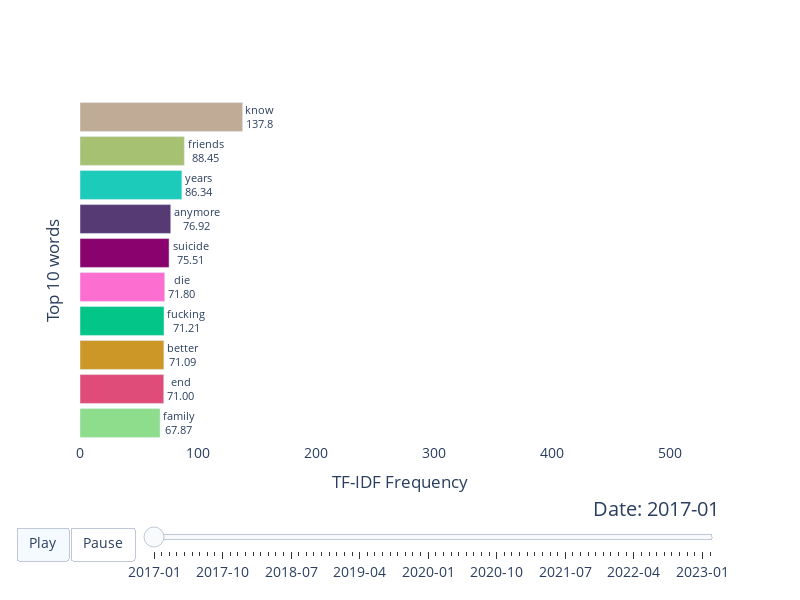

Notebook cell for this chart:
### Code cell
from raceplotly.plots import barplot
fig = barplot(df_group_transpose, item_column="word", value_column="count", time_column="date", top_entries=10)
fg = fig.plot(item_label = 'Top 10 words', value_label = 'TF-IDF Frequency', frame_duration = 800)
fg.update_layout(width=800, height=600)

### Figure 1 — Plotly figure (JSON) as saved in the notebook; plotly's stock layout.template omitted (floating-point values rounded to 4 significant figures)
{"data": [{"cliponaxis": false, "hoverinfo": "all", "marker": {"color": ["rgb(142, 221, 141)", "rgb(223, 76, 121)", "rgb(204, 151, 38)", "rgb(4, 197, 136)", "rgb(253, 110, 209)", "rgb(137, 2, 109)", "rgb(86, 58, 116)", "rgb(28, 203, 186)", "rgb(167, 193, 115)", "rgb(192, 171, 150)"]}, "orientation": "h", "textangle": 0, "textposition": "outside", "texttemplate": "%{y}<br>%{x:.4s}", "type": "bar", "x": [67.87, 71.0, 71.09, 71.21, 71.8, 75.51, 76.92, 86.34, 88.45, 137.8], "y": ["family", "end", "better", "fucking", "die", "suicide", "anymore", "years", "friends", "know"]}], "layout": {"bargap": 0.15, "font": {"size": 14}, "height": 600, "plot_bgcolor": "#FFFFFF", "sliders": [{"active": 0, "currentvalue": {"font": {"size": 20}, "prefix": "Date: ", "visible": true, "xanchor": "right"}, "len": 0.9, "pad": {"b": 10, "t": 50}, "steps": [{"args": [["2017-01"], {"frame": {"duration": 800, "redraw": false}, "mode": "immediate", "transition": {"duration": 800}}], "label": "2017-01", "method": "animate"}, {"args": [["2017-02"], {"frame": {"duration": 800, "redraw": false}, "mode": "immediate", "transition": {"duration": 800}}], "label": "2017-02", "method": "animate"}, {"args": [["2017-03"], {"frame": {"duration": 800, "redraw": false}, "mode": "immediate", "transition": {"duration": 800}}], "label": "2017-03", "method": "animate"}, {"args": [["2017-04"], {"frame": {"duration": 800, "redraw": false}, "mode": "immediate", "transition": {"duration": 800}}], "label": "2017-04", "method": "animate"}, {"args": [["2017-05"], {"frame": {"duration": 800, "redraw": false}, "mode": "immediate", "transition": {"duration": 800}}], "label": "2017-05", "method": "animate"}, {"args": [["2017-06"], {"frame": {"duration": 800, "redraw": false}, "mode": "immediate", "transition": {"duration": 800}}], "label": "2017-06", "method": "animate"}, {"args": [["2017-07"], {"frame": {"duration": 800, "redraw": false}, "mode": "immediate", "transition": {"duration": 800}}], "label": "2017-07", "method": "animate"}, {"args": [["2017-08"], {"frame": {"duration": 800, "redraw": false}, "mode": "immediate", "transition": {"duration": 800}}], "label": "2017-08", "method": "animate"}, {"args": [["2017-09"], {"frame": {"duration": 800, "redraw": false}, "mode": "immediate", "transition": {"duration": 800}}], "label": "2017-09", "method": "animate"}, {"args": [["2017-10"], {"frame": {"duration": 800, "redraw": false}, "mode": "immediate", "transition": {"duration": 800}}], "label": "2017-10", "method": "animate"}, {"args": [["2017-11"], {"frame": {"duration": 800, "redraw": false}, "mode": "immediate", "transition": {"duration": 800}}], "label": "2017-11", "method": "animate"}, {"args": [["2017-12"], {"frame": {"duration": 800, "redraw": false}, "mode": "immediate", "transition": {"duration": 800}}], "label": "2017-12", "method": "animate"}, {"args": [["2018-01"], {"frame": {"duration": 800, "redraw": false}, "mode": "immediate", "transition": {"duration": 800}}], "label": "2018-01", "method": "animate"}, {"args": [["2018-02"], {"frame": {"duration": 800, "redraw": false}, "mode": "immediate", "transition": {"duration": 800}}], "label": "2018-02", "method": "animate"}, {"args": [["2018-03"], {"frame": {"duration": 800, "redraw": false}, "mode": "immediate", "transition": {"duration": 800}}], "label": "2018-03", "method": "animate"}, {"args": [["2018-04"], {"frame": {"duration": 800, "redraw": false}, "mode": "immediate", "transition": {"duration": 800}}], "label": "2018-04", "method": "animate"}, {"args": [["2018-05"], {"frame": {"duration": 800, "redraw": false}, "mode": "immediate", "transition": {"duration": 800}}], "label": "2018-05", "method": "animate"}, {"args": [["2018-06"], {"frame": {"duration": 800, "redraw": false}, "mode": "immediate", "transition": {"duration": 800}}], "label": "2018-06", "method": "animate"}, {"args": [["2018-07"], {"frame": {"duration": 800, "redraw": false}, "mode": "immediate", "transition": {"duration": 800}}], "label": "2018-07", "method": "animate"}, {"args": [["2018-08"], {"frame": {"duration": 800, "redraw": false}, "mode": "immediate", "transition": {"duration": 800}}], "label": "2018-08", "method": "animate"}, {"args": [["2018-09"], {"frame": {"duration": 800, "redraw": false}, "mode": "immediate", "transition": {"duration": 800}}], "label": "2018-09", "method": "animate"}, {"args": [["2018-10"], {"frame": {"duration": 800, "redraw": false}, "mode": "immediate", "transition": {"duration": 800}}], "label": "2018-10", "method": "animate"}, {"args": [["2018-11"], {"frame": {"duration": 800, "redraw": false}, "mode": "immediate", "transition": {"duration": 800}}], "label": "2018-11", "method": "animate"}, {"args": [["2018-12"], {"frame": {"duration": 800, "redraw": false}, "mode": "immediate", "transition": {"duration": 800}}], "label": "2018-12", "method": "animate"}, {"args": [["2019-01"], {"frame": {"duration": 800, "redraw": false}, "mode": "immediate", "transition": {"duration": 800}}], "label": "2019-01", "method": "animate"}, {"args": [["2019-02"], {"frame": {"duration": 800, "redraw": false}, "mode": "immediate", "transition": {"duration": 800}}], "label": "2019-02", "method": "animate"}, {"args": [["2019-03"], {"frame": {"duration": 800, "redraw": false}, "mode": "immediate", "transition": {"duration": 800}}], "label": "2019-03", "method": "animate"}, {"args": [["2019-04"], {"frame": {"duration": 800, "redraw": false}, "mode": "immediate", "transition": {"duration": 800}}], "label": "2019-04", "method": "animate"}, {"args": [["2019-05"], {"frame": {"duration": 800, "redraw": false}, "mode": "immediate", "transition": {"duration": 800}}], "label": "2019-05", "method": "animate"}, {"args": [["2019-06"], {"frame": {"duration": 800, "redraw": false}, "mode": "immediate", "transition": {"duration": 800}}], "label": "2019-06", "method": "animate"}, {"args": [["2019-07"], {"frame": {"duration": 800, "redraw": false}, "mode": "immediate", "transition": {"duration": 800}}], "label": "2019-07", "method": "animate"}, {"args": [["2019-08"], {"frame": {"duration": 800, "redraw": false}, "mode": "immediate", "transition": {"duration": 800}}], "label": "2019-08", "method": "animate"}, {"args": [["2019-09"], {"frame": {"duration": 800, "redraw": false}, "mode": "immediate", "transition": {"duration": 800}}], "label": "2019-09", "method": "animate"}, {"args": [["2019-10"], {"frame": {"duration": 800, "redraw": false}, "mode": "immediate", "transition": {"duration": 800}}], "label": "2019-10", "method": "animate"}, {"args": [["2019-11"], {"frame": {"duration": 800, "redraw": false}, "mode": "immediate", "transition": {"duration": 800}}], "label": "2019-11", "method": "animate"}, {"args": [["2019-12"], {"frame": {"duration": 800, "redraw": false}, "mode": "immediate", "transition": {"duration": 800}}], "label": "2019-12", "method": "animate"}, {"args": [["2020-01"], {"frame": {"duration": 800, "redraw": false}, "mode": "immediate", "transition": {"duration": 800}}], "label": "2020-01", "method": "animate"}, {"args": [["2020-02"], {"frame": {"duration": 800, "redraw": false}, "mode": "immediate", "transition": {"duration": 800}}], "label": "2020-02", "method": "animate"}, {"args": [["2020-03"], {"frame": {"duration": 800, "redraw": false}, "mode": "immediate", "transition": {"duration": 800}}], "label": "2020-03", "method": "animate"}, {"args": [["2020-04"], {"frame": {"duration": 800, "redraw": false}, "mode": "immediate", "transition": {"duration": 800}}], "label": "2020-04", "method": "animate"}, {"args": [["2020-05"], {"frame": {"duration": 800, "redraw": false}, "mode": "immediate", "transition": {"duration": 800}}], "label": "2020-05", "method": "animate"}, {"args": [["2020-06"], {"frame": {"duration": 800, "redraw": false}, "mode": "immediate", "transition": {"duration": 800}}], "label": "2020-06", "method": "animate"}, {"args": [["2020-07"], {"frame": {"duration": 800, "redraw": false}, "mode": "immediate", "transition": {"duration": 800}}], "label": "2020-07", "method": "animate"}, {"args": [["2020-08"], {"frame": {"duration": 800, "redraw": false}, "mode": "immediate", "transition": {"duration": 800}}], "label": "2020-08", "method": "animate"}, {"args": [["2020-09"], {"frame": {"duration": 800, "redraw": false}, "mode": "immediate", "transition": {"duration": 800}}], "label": "2020-09", "method": "animate"}, {"args": [["2020-10"], {"frame": {"duration": 800, "redraw": false}, "mode": "immediate", "transition": {"duration": 800}}], "label": "2020-10", "method": "animate"}, {"args": [["2020-11"], {"frame": {"duration": 800, "redraw": false}, "mode": "immediate", "transition": {"duration": 800}}], "label": "2020-11", "method": "animate"}, {"args": [["2020-12"], {"frame": {"duration": 800, "redraw": false}, "mode": "immediate", "transition": {"duration": 800}}], "label": "2020-12", "method": "animate"}, {"args": [["2021-01"], {"frame": {"duration": 800, "redraw": false}, "mode": "immediate", "transition": {"duration": 800}}], "label": "2021-01", "method": "animate"}, {"args": [["2021-02"], {"frame": {"duration": 800, "redraw": false}, "mode": "immediate", "transition": {"duration": 800}}], "label": "2021-02", "method": "animate"}, {"args": [["2021-03"], {"frame": {"duration": 800, "redraw": false}, "mode": "immediate", "transition": {"duration": 800}}], "label": "2021-03", "method": "animate"}, {"args": [["2021-04"], {"frame": {"duration": 800, "redraw": false}, "mode": "immediate", "transition": {"duration": 800}}], "label": "2021-04", "method": "animate"}, {"args": [["2021-05"], {"frame": {"duration": 800, "redraw": false}, "mode": "immediate", "transition": {"duration": 800}}], "label": "2021-05", "method": "animate"}, {"args": [["2021-06"], {"frame": {"duration": 800, "redraw": false}, "mode": "immediate", "transition": {"duration": 800}}], "label": "2021-06", "method": "animate"}, {"args": [["2021-07"], {"frame": {"duration": 800, "redraw": false}, "mode": "immediate", "transition": {"duration": 800}}], "label": "2021-07", "method": "animate"}, {"args": [["2021-08"], {"frame": {"duration": 800, "redraw": false}, "mode": "immediate", "transition": {"duration": 800}}], "label": "2021-08", "method": "animate"}, {"args": [["2021-09"], {"frame": {"duration": 800, "redraw": false}, "mode": "immediate", "transition": {"duration": 800}}], "label": "2021-09", "method": "animate"}, {"args": [["2021-10"], {"frame": {"duration": 800, "redraw": false}, "mode": "immediate", "transition": {"duration": 800}}], "label": "2021-10", "method": "animate"}, {"args": [["2021-11"], {"frame": {"duration": 800, "redraw": false}, "mode": "immediate", "transition": {"duration": 800}}], "label": "2021-11", "method": "animate"}, {"args": [["2021-12"], {"frame": {"duration": 800, "redraw": false}, "mode": "immediate", "transition": {"duration": 800}}], "label": "2021-12", "method": "animate"}, {"args": [["2022-01"], {"frame": {"duration": 800, "redraw": false}, "mode": "immediate", "transition": {"duration": 800}}], "label": "2022-01", "method": "animate"}, {"args": [["2022-02"], {"frame": {"duration": 800, "redraw": false}, "mode": "immediate", "transition": {"duration": 800}}], "label": "2022-02", "method": "animate"}, {"args": [["2022-03"], {"frame": {"duration": 800, "redraw": false}, "mode": "immediate", "transition": {"duration": 800}}], "label": "2022-03", "method": "animate"}, {"args": [["2022-04"], {"frame": {"duration": 800, "redraw": false}, "mode": "immediate", "transition": {"duration": 800}}], "label": "2022-04", "method": "animate"}, {"args": [["2022-05"], {"frame": {"duration": 800, "redraw": false}, "mode": "immediate", "transition": {"duration": 800}}], "label": "2022-05", "method": "animate"}, {"args": [["2022-06"], {"frame": {"duration": 800, "redraw": false}, "mode": "immediate", "transition": {"duration": 800}}], "label": "2022-06", "method": "animate"}, {"args": [["2022-07"], {"frame": {"duration": 800, "redraw": false}, "mode": "immediate", "transition": {"duration": 800}}], "label": "2022-07", "method": "animate"}, {"args": [["2022-08"], {"frame": {"duration": 800, "redraw": false}, "mode": "immediate", "transition": {"duration": 800}}], "label": "2022-08", "method": "animate"}, {"args": [["2022-09"], {"frame": {"duration": 800, "redraw": false}, "mode": "immediate", "transition": {"duration": 800}}], "label": "2022-09", "method": "animate"}, {"args": [["2022-10"], {"frame": {"duration": 800, "redraw": false}, "mode": "immediate", "transition": {"duration": 800}}], "label": "2022-10", "method": "animate"}, {"args": [["2022-11"], {"frame": {"duration": 800, "redraw": false}, "mode": "immediate", "transition": {"duration": 800}}], "label": "2022-11", "method": "animate"}, {"args": [["2022-12"], {"frame": {"duration": 800, "redraw": false}, "mode": "immediate", "transition": {"duration": 800}}], "label": "2022-12", "method": "animate"}, {"args": [["2023-01"], {"frame": {"duration": 800, "redraw": false}, "mode": "immediate", "transition": {"duration": 800}}], "label": "2023-01", "method": "animate"}, {"args": [["2023-02"], {"frame": {"duration": 800, "redraw": false}, "mode": "immediate", "transition": {"duration": 800}}], "label": "2023-02", "method": "animate"}], "transition": {"duration": 300, "easing": "cubic-in-out"}, "x": 0.1, "xanchor": "left", "y": 0, "yanchor": "top"}], "updatemenus": [{"buttons": [{"args": [null, {"frame": {"duration": 800, "redraw": false}, "fromcurrent": true, "transition": {"duration": 800, "easing": "quadratic-in-out"}}], "label": "Play", "method": "animate"}, {"args": [[null], {"frame": {"duration": 0, "redraw": false}, "mode": "immediate", "transition": {"duration": 0}}], "label": "Pause", "method": "animate"}], "direction": "left", "pad": {"r": 10, "t": 87}, "showactive": true, "type": "buttons", "x": 0.1, "xanchor": "right", "y": 0, "yanchor": "top"}], "width": 800, "xaxis": {"range": [0, 542.5], "showline": true, "showticklabels": true, "title": {"text": "TF-IDF Frequency"}, "visible": true}, "yaxis": {"showline": false, "showticklabels": false, "title": {"text": "Top 10 words"}, "visible": true}}}
